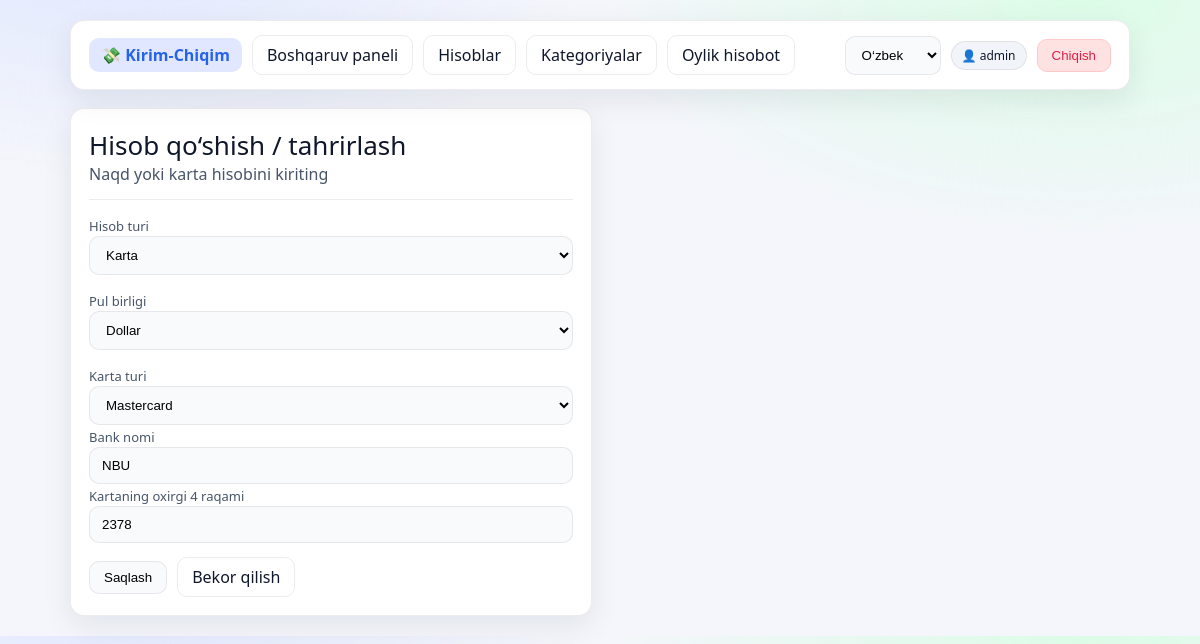
The page /uz/accounts/16/update/ (signed in) on the database its author committed.
### finance/models.py (models this page shows, shortened)
class Account(models.Model):
    CASH = "CASH"
    CARD = "CARD"
    ACCOUNT_TYPES = (
        (CASH, _("Naqd pul")),
        (CARD, _("Karta")),
    )
    UZS = "UZS"
    USD = "USD"
    CURRENCY = (
        (UZS, _("So'm")),
        (USD, _("Dollar")),
    )
    UZCARD = "UZCARD"
    HUMO = "HUMO"
    VISA = "VISA"
    MC = "MC"
    CARD_KINDS = (
        (UZCARD, _("Uzcard")),
        (HUMO, _("Humo")),
        (VISA, _("Visa")),
        (MC, _("Mastercard")),
    )
    user = models.ForeignKey(User, on_delete=models.CASCADE, related_name="accounts")
    name = models.CharField(max_length=120)
    type = models.CharField(max_length=4, choices=ACCOUNT_TYPES)
    currency = models.CharField(max_length=3, choices=CURRENCY, blank=True, null=True)
    card_kind = models.CharField(max_length=10, choices=CARD_KINDS, blank=True, null=True)
    bank_name = models.CharField(max_length=80, blank=True, null=True)
    last4 = models.CharField(max_length=4, blank=True, null=True)

### finance/views.py (the view)
# urls.py: path("accounts/<int:pk>/update/", account_update, name="account_update"),
@login_required
def account_update(request, pk):
    account = Account.objects.filter(pk=pk, user=request.user).first()
    form = AccountForm(request.POST or None, instance=account)
    if form.is_valid():
        form.save()
        return redirect('finance:account_list')
    return render(request, 'account_form.html', {'form': form})

### finance/forms.py (shortened to what this page needs)
class AccountForm(forms.ModelForm):
    class Meta:
        model = Account
        fields = ["type", "currency", "card_kind", "bank_name", "last4"]
        labels = {
            "type": _("Hisob turi"),
            "currency": _("Pul birligi"),
            "card_kind": _("Karta turi"),
            "bank_name": _("Bank nomi"),
            "last4": _("Kartaning oxirgi 4 raqami"),
        }

### templates/account_form.html (shortened to what this page needs)
{% extends "base.html" %}
{% load i18n %}
{% block content %}
<div class="grid">
  <div class="card half">
    <div class="h1">{% trans "Hisob qo‘shish / tahrirlash" %}</div>
    <div class="muted">{% trans "Naqd yoki karta hisobini kiriting" %}</div>
    <div class="hr"></div>
    <form method="post" class="form-grid">
      <div class="col-12">
        <div class="field">
          <label>{% trans "Hisob turi" %}</label>
          {{ form.type }}
        </div>
      </div>
      <div class="col-12" id="currencyWrap">
        <div class="field">
          <label>{% trans "Pul birligi" %}</label>
          {{ form.currency }}
        </div>
      </div>
      <div class="col-12" id="cardWrap">
        <div class="field">
          <label>{% trans "Karta turi" %}</label>
          {{ form.card_kind }}
        </div>
        <div class="field">
          <label>{% trans "Bank nomi" %}</label>
          {{ form.bank_name }}
        </div>
        <div class="field">
          <label>{% trans "Kartaning oxirgi 4 raqami" %}</label>
          {{ form.last4 }}
        </div>
      </div>
      <div class="col-12 row">
        <button class="btn success" type="submit">{% trans "Saqlash" %}</button>
        <a class="btn ghost" href="{% url 'finance:account_list' %}">{% trans "Bekor qilish" %}</a>
      </div>
    </form>
  </div>
</div>
{% endblock %}

### templates/base.html (shortened to what this page needs)
{% load static %}
{% load i18n %}
<!doctype html>
<html lang="{{ request.LANGUAGE_CODE|default:'uz' }}">
<head>
  <link rel="stylesheet" href="{% static 'css/style.css' %}">
</head>
<body>
<div class="container">
  <div class="nav">
    <div class="left">
      <div class="brand">💸 {% trans "Kirim-Chiqim" %}</div>
      <a class="btn ghost" href="{% url 'finance:dashboard' %}">{% trans "Boshqaruv paneli" %}</a>
      <a class="btn ghost" href="{% url 'finance:account_list' %}">{% trans "Hisoblar" %}</a>
      <a class="btn ghost" href="{% url 'finance:category_list' %}">{% trans "Kategoriyalar" %}</a>
      <a class="btn ghost" href="{% url 'finance:monthly_report' %}">{% trans "Oylik hisobot" %}</a>
    </div>
    <div class="right">
      <form class="lang-form" action="{% url 'set_language' %}" method="post">
        <select name="language" onchange="this.form.submit()">
          {% get_current_language as LANGUAGE_CODE %}
          {% get_available_languages as LANGUAGES %}
          {% for lang in LANGUAGES %}
            <option value="{{ lang.0 }}" {% if lang.0 == LANGUAGE_CODE %}selected{% endif %}>
              {{ lang.1 }}
            </option>
          {% endfor %}
        </select>
      </form>
      {% if user.is_authenticated %}
        <a class="badge" href="{% url 'users:profile' %}">👤 {{ user.username }}</a>
        <form method="post" action="{% url 'users:logout' %}">
          <button class="btn danger" type="submit">{% trans "Chiqish" %}</button>
        </form>
      {% else %}
        <a class="btn primary" href="{% url 'users:login' %}">{% trans "Kirish" %}</a>
        <a class="btn" href="{% url 'users:register' %}">{% trans "Ro‘yxatdan o‘tish" %}</a>
      {% endif %}
    </div>
  </div>
  {% block content %}{% endblock %}
</div>
</body>
</html>

### static/css/style.css (style rules this page uses)
:root { --bg:#f4f6fb; --card:#ffffff; --card2:#f9fafc; --text:#0f172a; --muted:#475569; --line:rgba(15,23,42,.08); --primary:#2563eb; --primary-soft:#e0e7ff; --danger:#e11d48; --success:#16a34a; --warning:#f59e0b; --shadow:0 10px 30px rgba(15,23,42,.08); --r:14px; }
* { box-sizing:border-box }
body { margin:0; font-family: ui-sans-serif, system-ui, -apple-system, Segoe UI, Roboto, Arial; background: radial-gradient(800px 400px at 10% -10%, #e0e7ff, transparent 60%), radial-gradient(800px 400px at 90% 0%, #dcfce7, transparent 60%), var(--bg); color:var(--text); }
a { text-decoration:none;color:inherit }
.container { max-width:1100px; margin:0 auto; padding:20px; }
.nav { display:flex; justify-content:space-between; align-items:center; padding:14px 18px; background:var(--card); border:1px solid var(--line); border-radius:var(--r); box-shadow:var(--shadow); position:sticky; top:15px; z-index:10; }
.nav .left,.nav .right { display:flex; gap:10px; align-items:center; flex-wrap:wrap; }
.brand { font-weight:900; padding:6px 12px; border-radius:10px; background:var(--primary-soft); color:var(--primary); }
.btn { padding:8px 14px; border-radius:10px; border:1px solid var(--line); background:var(--card2); cursor:pointer; transition:.15s; }
.btn.danger { background:#fee2e2; color:var(--danger); border-color:#fecaca; }
.btn.ghost { background:transparent; }
.grid { display:grid; gap:16px; margin-top:18px; grid-template-columns:repeat(12,1fr); }
.card { grid-column:span 12; background:var(--card); border:1px solid var(--line); border-radius:var(--r); box-shadow:var(--shadow); padding:18px; }
.card.half { grid-column:span 6 }
.h1 { font-size:26px;margin:0 }
.muted { color:var(--muted) }
.row { display:flex;gap:10px;align-items:center;flex-wrap:wrap }
.hr { height:1px;background:var(--line);margin:14px 0 }
input,select,textarea { width:100%; padding:10px 12px; border-radius:10px; border:1px solid var(--line); background:#f8fafc; outline:none; }
label { font-size:13px;color:var(--muted) }
.badge { padding:5px 10px; border-radius:999px; font-size:12px; background:#f1f5f9; border:1px solid var(--line); }
.form-grid { display:grid; grid-template-columns:repeat(12, 1fr); gap:14px; }
.col-12 { grid-column: span 12; }

### rows shown on the page
Account: type "Karta", currency "Dollar", card_kind "Mastercard", bank_name "NBU", last4 "2378"

### other values the page prints
{{ user.username }} "admin"
form field language "O‘zbek"
